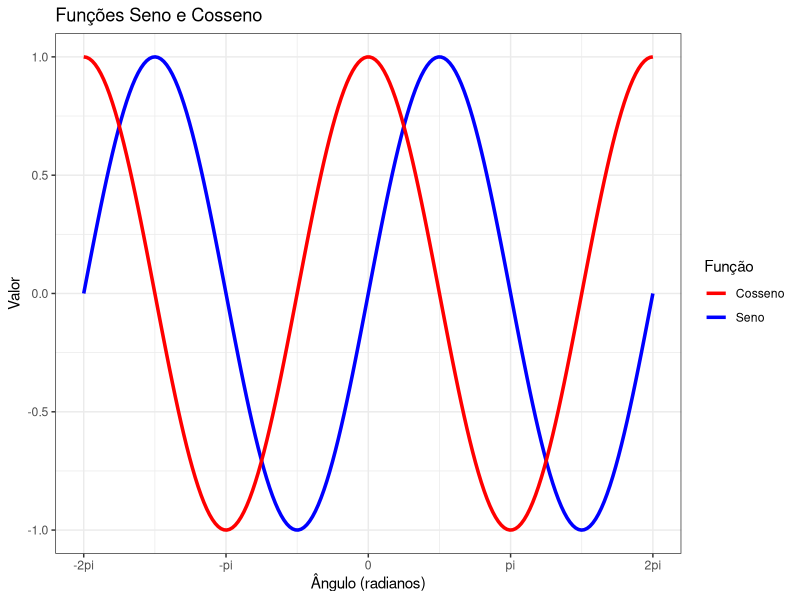
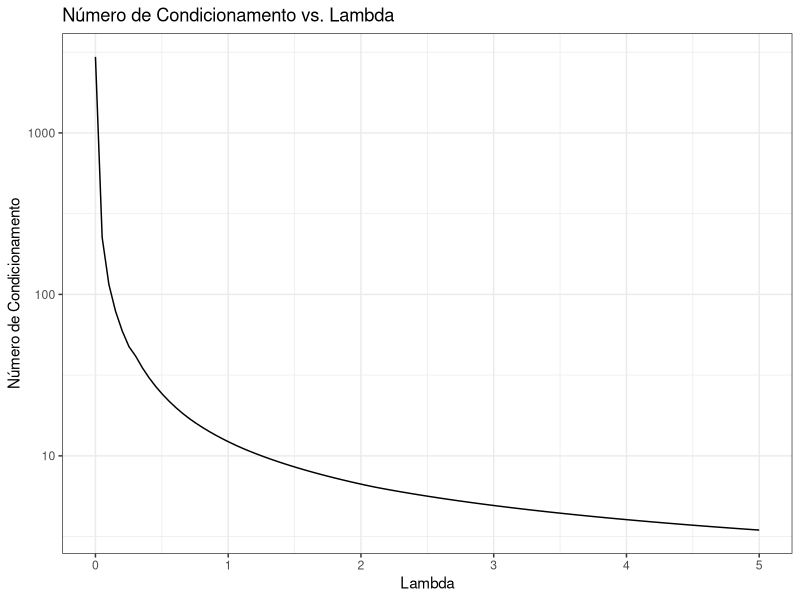

The R script that drew these images, in order:
## ---- chunk 1
knitr::opts_chunk$set(echo = T,
                      fig.align='center',
                      cache=TRUE,
                      out.width = "60%",
                      out.heigth = "60%",
                      warning=FALSE,
                      message=FALSE)
options(width =70)
## ---- chunk 2
A <- matrix(c(12, -1, -5, 0,
             -1, 7, 2, -1,
             -5, 2, 10, 1,
             0, -1, 1, 3), nrow = 4, byrow = TRUE)

b <- c(1, 2, 3, 4)
x <- solve(A, b)
print(x)

## ---- chunk 3
its_positive <- function(A) {
  n <- nrow(A)
  for (i in 1:n) {
    submatriz <- A[1:i, 1:i] 
    if (det(submatriz) <= 0) {
      return(FALSE)  
    }
  }
  
  return(TRUE)  
  
  # Testing with matrix A from exercise 1
A <- matrix(c(12, -1, -5, 0,
              -1, 7, 2, -1,
              -5, 2, 10, 1,
              0, -1, 1, 3), 
            nrow = 4, byrow = TRUE)

its_positive(A)
}
## ---- chunk 4
library(ggplot2)

dados <- data.frame(
  Angulo = seq(-2 * pi, 2 * pi, length.out = 200),
  Seno = sin(seq(-2 * pi, 2 * pi, length.out = 200)),
  Cosseno = cos(seq(-2 * pi, 2 * pi, length.out = 200))
)

ggplot(dados, aes(x = Angulo)) +
  geom_line(aes(y = Seno, color = "Seno"), linewidth = 1.2) +
  geom_line(aes(y = Cosseno, color = "Cosseno"), linewidth = 1.2) +
  scale_color_manual(values = c("Seno" = "blue", "Cosseno" = "red")) +
  labs(title = "Funções Seno e Cosseno", x = "Ângulo (radianos)", y = "Valor", color = "Função") +
  theme_bw() +
  scale_x_continuous(breaks = seq(-2*pi, 2*pi, pi), labels = c("-2pi", "-pi", "0", "pi", "2pi"))
## ---- chunk 5
library(ggplot2)

set.seed(1)
X <- matrix(runif(100, -1, 1), nrow = 10)
A <- t(X) %*% X

lambdas <- seq(0, 5, length.out = 100)
cond_numbers <- numeric(length(lambdas))

for (i in seq_along(lambdas)) {
  A_mod <- A + lambdas[i] * diag(10)
  cond_numbers[i] <- kappa(A_mod)
}

dados <- data.frame(Lambda = lambdas, CondNumber = cond_numbers)

ggplot(dados, aes(x = Lambda, y = CondNumber)) +
  geom_line() +
  labs(title = "Número de Condicionamento vs. Lambda", x = "Lambda", y = "Número de Condicionamento") +
  theme_bw() +
  scale_y_log10()
